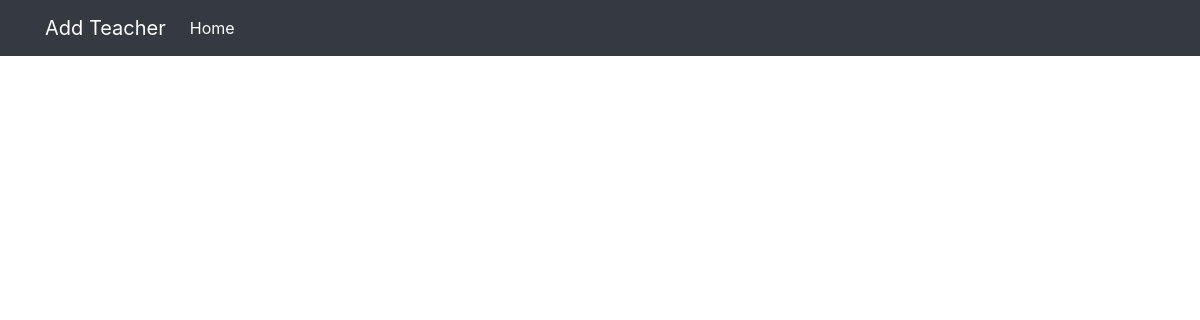
/servers/teachers_page/, run on an earlier commit of the app's database.
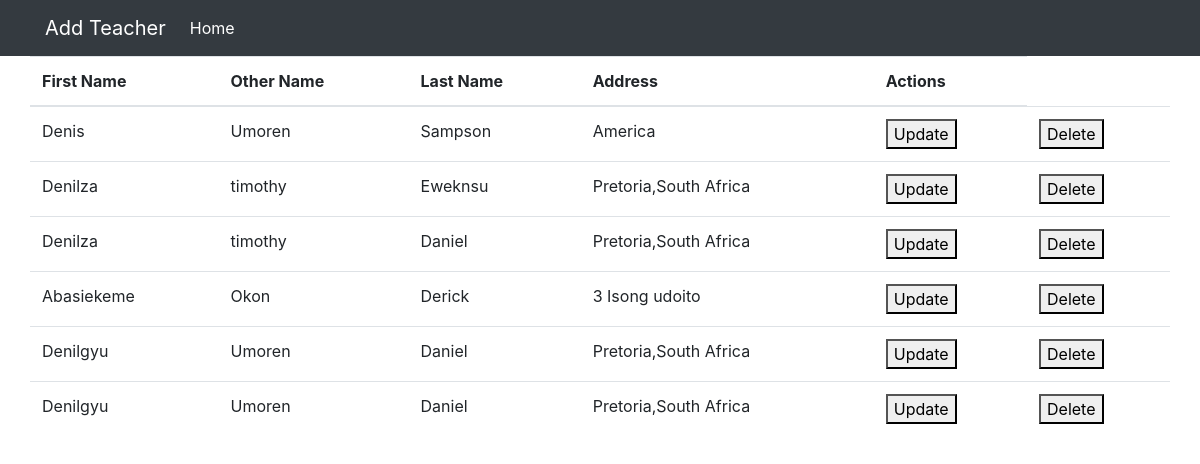
And on a later commit of the database.
### teachers/models.py (models this page shows)
class Teacher(models.Model):
    first_name=models.CharField(max_length=250,null=False)
    last_name=models.CharField(max_length=250,null=False)
    other_name=models.CharField(max_length=250,null=False)
    address=models.CharField(max_length=250, null=False)

### teachers/views.py (the view)
# urls.py: path('teachers_page/', views.teachers_page, name='teachers_page'),
def teachers_page(request):
    all_teacher=Teacher.objects.all()
    return render(request, 'db/index.html', {'all_teach':all_teacher})

### teachers/templates/db/index.html
{% extends 'db/base1.html' %}
{% block content %}
{% if all_teach %}
<table class="table">
    <thead>
      <tr>
        <th scope="col">First Name</th>
        <th scope="col">Other Name</th>
        <th scope="col">Last Name</th>
        <th scope="col">Address</th>
        <th scope="col">Actions</th>
      </tr>
    </thead>
    <tbody>
        {% for teacher in all_teach %}
      <tr>
        <td>{{teacher.first_name}}</td>
        <td>{{teacher.other_name}}</td>
        <td>{{teacher.last_name}}</td>
        <td>{{teacher.address}}</td>
        <td><a href="{% url 'update_teacher' teacher.id %}"><button>Update</button></a></td>
        <td><a href="{% url 'delete_teacher' teacher.id %}"><button>Delete</button></a></td>
      </tr>
      {% endfor %}
    </tbody>
  </table>
{% endif %}
{% endblock %}

What changed in the data, as far as the page shows it:
added Teacher: first_name "Denis", other_name "Umoren", last_name "Sampson", address "America"
added Teacher: first_name "Denilza", other_name "timothy", last_name "Eweknsu", address "Pretoria,South Africa"
added Teacher: first_name "Denilza", other_name "timothy", last_name "Daniel", address "Pretoria,South Africa"
added Teacher: first_name "Abasiekeme", other_name "Okon", last_name "Derick", address "3 Isong udoito"
added Teacher: first_name "Denilgyu", other_name "Umoren", last_name "Daniel", address "Pretoria,South Africa"
added Teacher: first_name "Denilgyu", other_name "Umoren", last_name "Daniel", address "Pretoria,South Africa"
Also different on the page:
text now shown: "First Name Other Name Last Name Address Actions"
